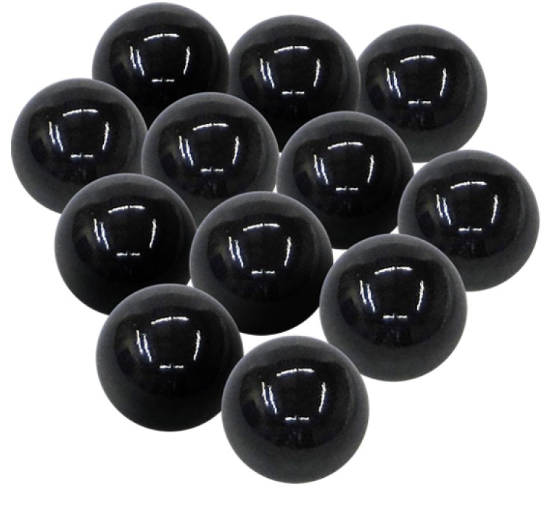
#> input picture img/gude.png, 544 x 505 px
$ python watershed.py
#> lines starting #> are read from the running program, lines starting #| are printed output that depends on the picture; after the words box and inside, x2 and y2 are one past the last pixel; in counts of white or black regions, pixels touching at a corner belong together
import numpy as np
import cv2

img = cv2.imread('./img/gude.png')
#> img is the input picture: shape (505, 544, 3); mean B, G, R 124.5, 123.2, 122.9
cv2.imshow('gude.png',img)

# Limiarizacao
gray = cv2.cvtColor(img, cv2.COLOR_BGR2GRAY)
ret, thresh = cv2.threshold(gray,0,255,cv2.THRESH_BINARY_INV+cv2.THRESH_OTSU)
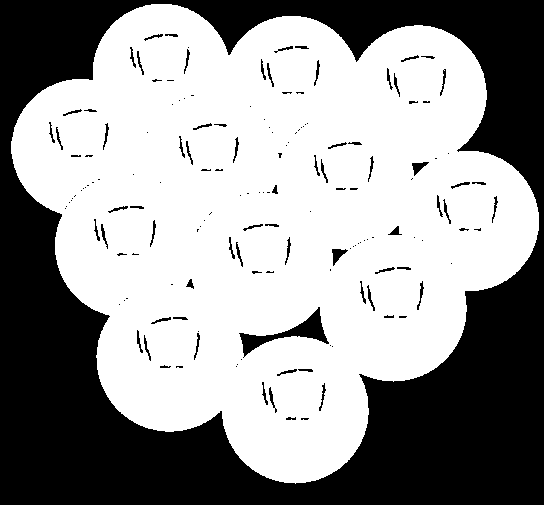
#> thresh: shape (505, 544); 60.1% white; 159 black regions (89 under 20 px), largest, box (x1, y1, x2, y2) and area: (0, 0, 544, 505) 104985, (239, 307, 329, 358) 1119, (332, 249, 348, 266) 130
#> ret = 144
cv2.imshow('Apos limizarizacao',thresh)


# Remocao de ruidos
kernel = np.ones((3,3),np.uint8)
opening = cv2.morphologyEx(thresh,cv2.MORPH_OPEN,kernel, iterations = 2)
#> opening: shape (505, 544); 59.7% white; 125 black regions (72 under 20 px), largest, box (x1, y1, x2, y2) and area: (0, 0, 544, 505) 104990, (239, 307, 329, 358) 1125, (360, 281, 375, 311) 172

# Extracao de background
sure_bg = cv2.dilate(opening,kernel,iterations=3)
#> sure_bg: shape (505, 544); 64.1% white; 20 black regions (17 under 20 px), largest, box (x1, y1, x2, y2) and area: (0, 0, 544, 505) 98004, (293, 316, 321, 337) 247, (245, 337, 263, 350) 102

# Extracao de foreground
dist_transform = cv2.distanceTransform(opening,cv2.DIST_L2,5)
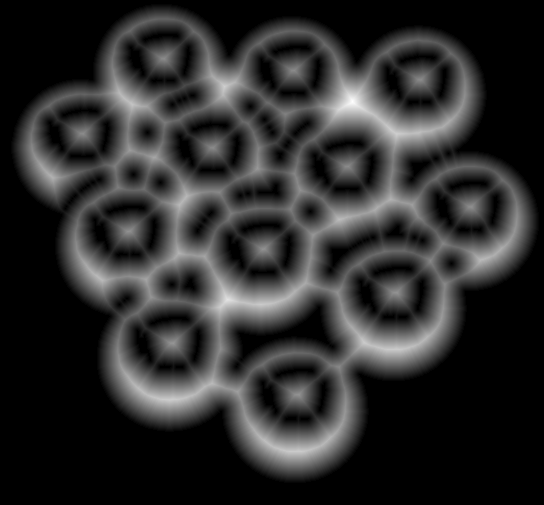
#> dist_transform: shape (505, 544) float32; min 0, max 40.35, mean 7.1; drawn with min black and max white
ret, sure_fg = cv2.threshold(dist_transform,0.7*dist_transform.max(),255,0)
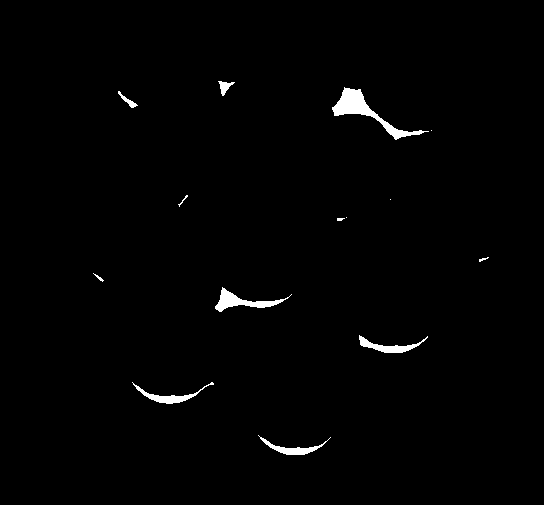
#> sure_fg: shape (505, 544) float32; 1.1% white; 14 white regions (4 under 20 px), largest, box (x1, y1, x2, y2) and area: (332, 87, 429, 140) 1085, (215, 287, 292, 312) 583, (359, 335, 428, 353) 400
#> ret = 28.24

# Encontrando regiao desconhecida
sure_fg = np.uint8(sure_fg)
unknown = cv2.subtract(sure_bg,sure_fg)
#> unknown: shape (505, 544); 63% white; 34 black regions (21 under 20 px), largest, box (x1, y1, x2, y2) and area: (0, 0, 544, 505) 98004, (332, 87, 429, 140) 1085, (215, 287, 292, 312) 583

# Desenhando marcadores
ret, markers = cv2.connectedComponents(sure_fg)
#> markers: shape (505, 544) int32; 15 distinct labels, from 0 to 14
#> ret = 15

# Adicionando 1 para todos os rotulos, diferenciando o background, que tera valor 1
markers = markers+1
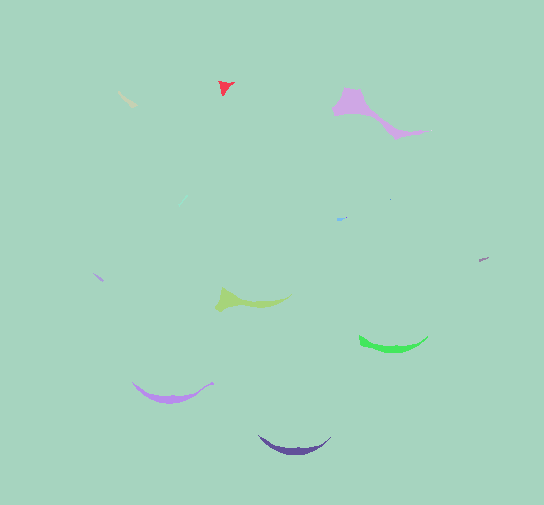
#> markers: shape (505, 544) int32; 15 distinct labels, from 1 to 15; one colour per label, 0 black

# Marcando a regiao desconhecida com o valor 0
markers[unknown==255] = 0
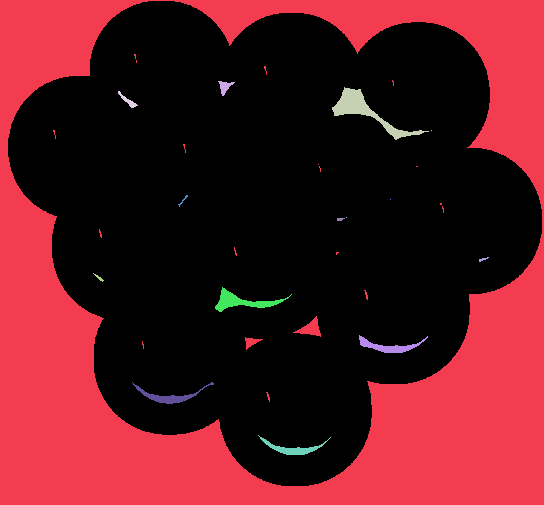
#> markers: shape (505, 544) int32; 16 distinct labels, from 0 to 15; one colour per label, 0 black


# Aplicando watershed
markers = cv2.watershed(img,markers)
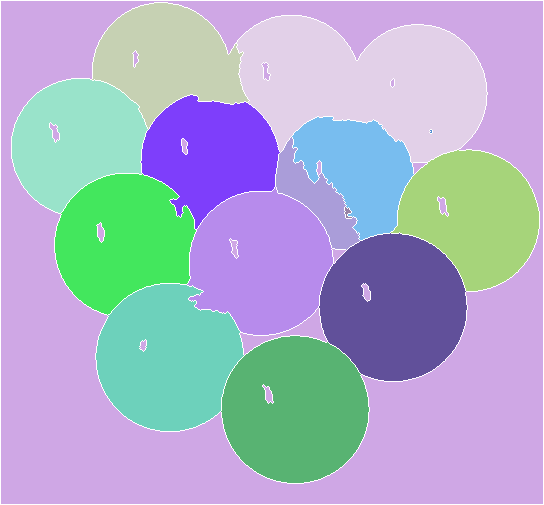
#> markers: shape (505, 544) int32; 16 distinct labels, from -1 to 15; one colour per label, 0 black, -1 white
img[markers == -1] = [255,0,0]
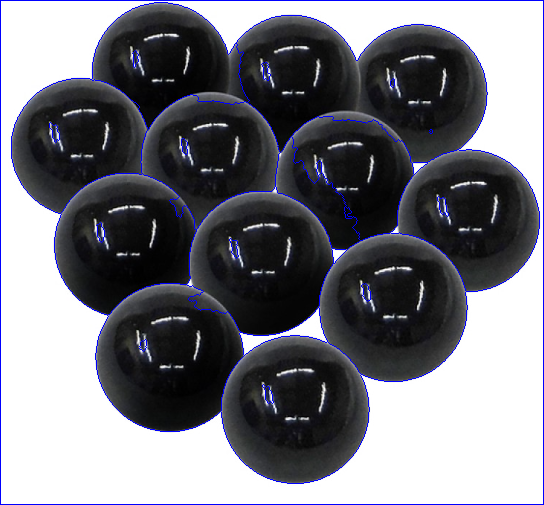
#> img: shape (505, 544, 3); 2.24% of pixels changed, all inside (x1, y1, x2, y2) = (0, 0, 544, 505)

cv2.imshow("Deteccao de bordas com o Watershed",img)
cv2.waitKey(0)
